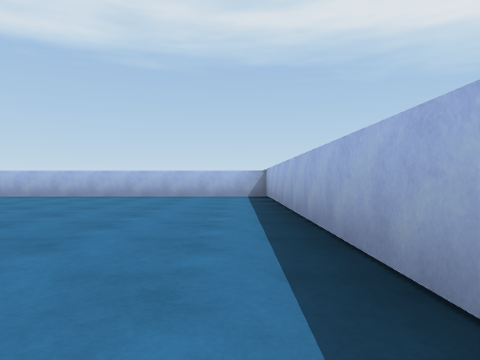
[1] (above)

21 first-person views from a walk through a 3-D level made in the Unity game engine. The camera is 0.62 m above the floor, looks level and sees 70° across. The floor is counted in squares, 2 m on a side. Each view is taken from the middle of a square. On the plan, view 1 faces up. The plan holds only what a view shows up to about 9 squares ahead; the rest is blank. The place goes on beyond the plan. Some animated figures are left out.

[2]
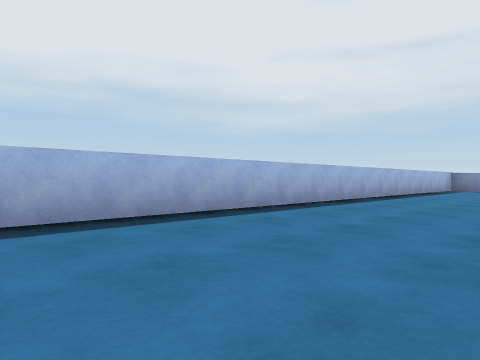

[3]
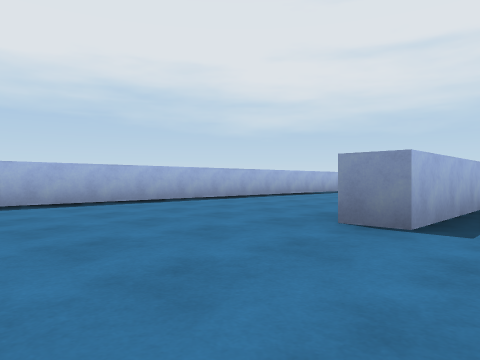

[4]
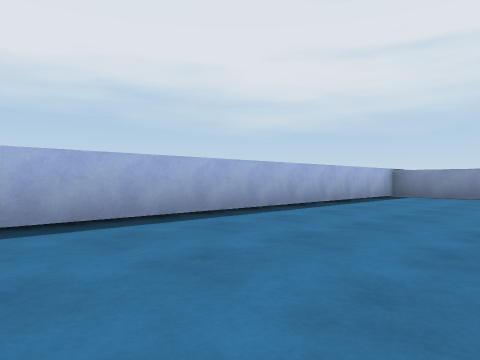

[5]
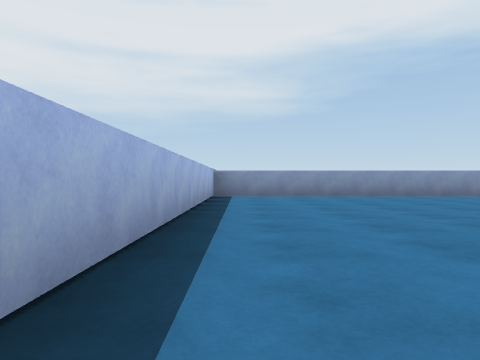

[6]
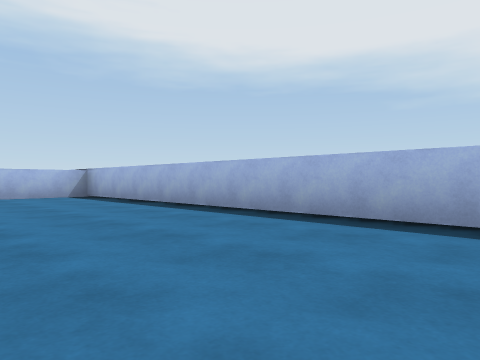

[7]
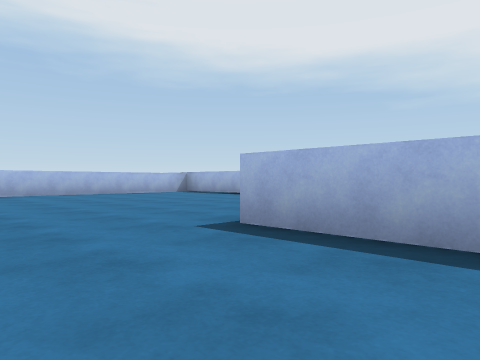

[8]
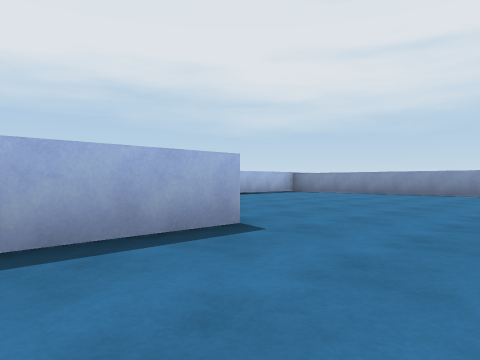

[9]
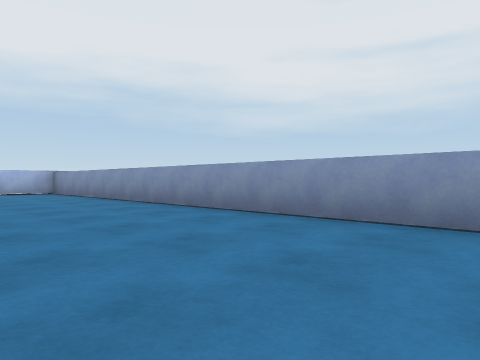

[10]
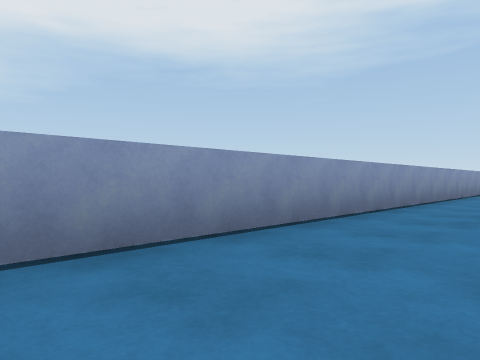

[11]
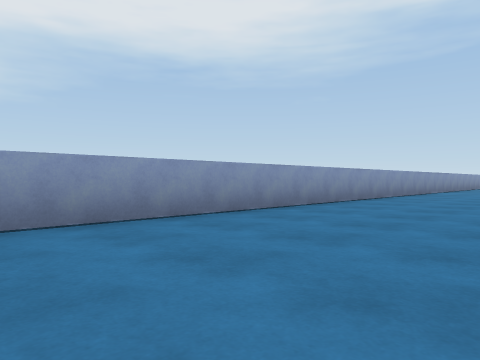

[12]
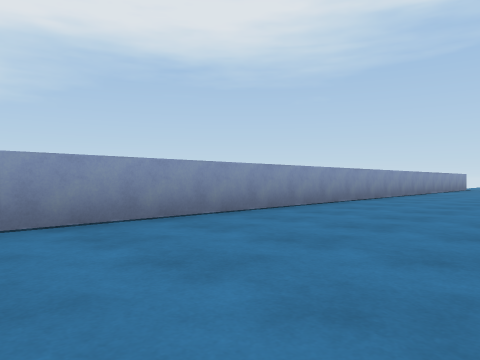

[13]
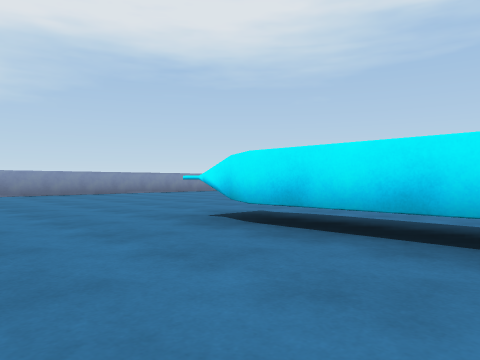

[14]
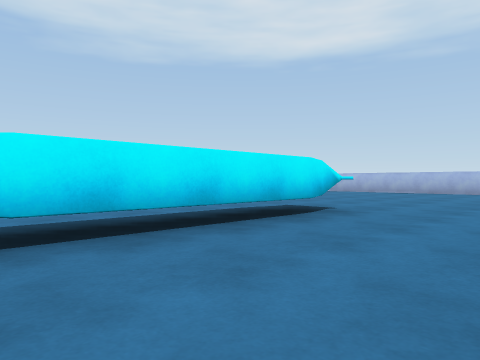

[15]
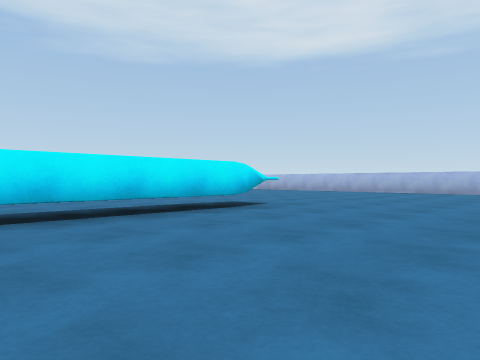

[16]
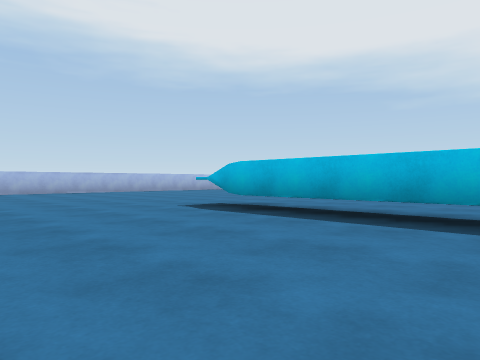

[17]
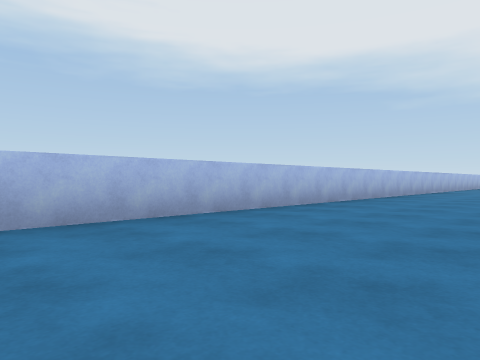

[18]
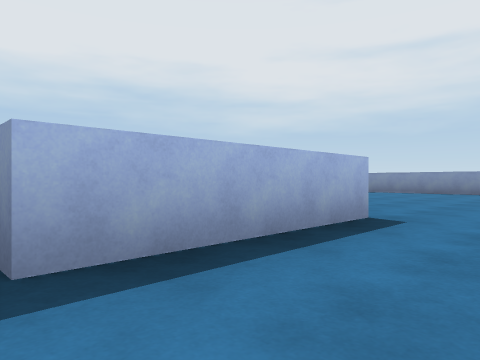

[19]
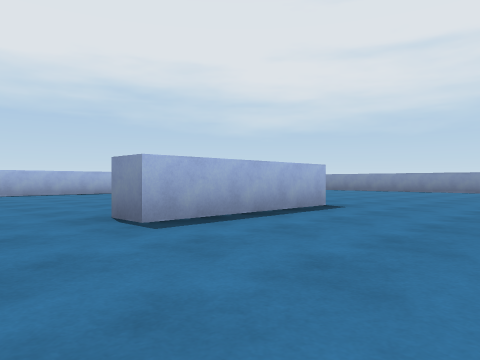

[20]
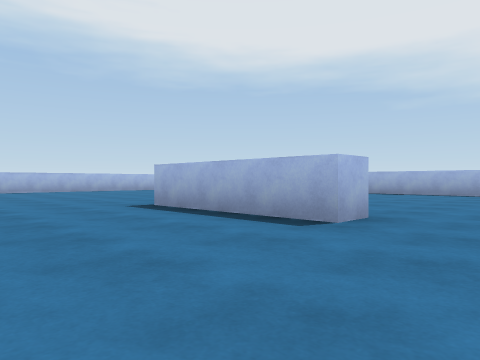

[21]
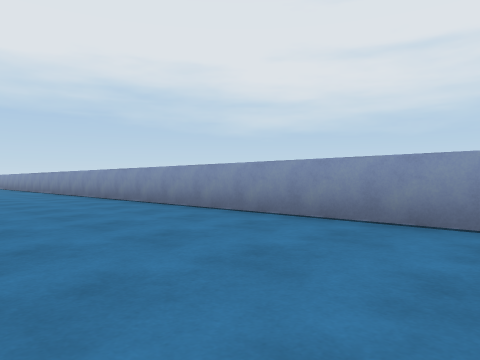

### Floor plan
Key: @ floor where view 1 was taken; # wall or solid block; . floor; T thing the floor can be seen under or through.
Columns run from 25 left of view 1 to 1 right of it. Each row starts with its distance up from view 1.
  7 ############        #######
  6 ............         .....#
  5 ........  ...        .....#
  4 .......  ....        .....#
  3   .....  ....        .....#
  2   ..... ....        ......#
  1  ...T...........    ......#
  0  ...T......#....#   ..#..@#
 -1  ...T......#....#   ..#...#
 -2  ...T...........    ......#
 -3    .... ....        ......#
 -4   ....   ....        .....#
 -5 ..............   .........#
 -6 ..............   .........#
 -7 ..........................#
 -8 ###########################

Where each view was taken, in squares from view 1:
view 1: 0 up, 0 right, facing up
view 2: 3 up, 2 left, facing down-right
view 3: 3 up, 4 left, facing down-right
view 4: 1 down, 2 left, facing down-right
view 5: 1 down, 0 right, facing down
view 6: 0 up, 2 left, facing up-right
view 7: 1 down, 5 left, facing up-right
view 8: 0 up, 5 left, facing down-right
view 9: 5 down, 8 left, facing down-right
view 10: 6 down, 6 left, facing down-left
view 11: 5 down, 12 left, facing down-left
view 12: 5 down, 17 left, facing down-left
view 13: 0 up, 19 left, facing down-left
view 14: 2 down, 19 left, facing up-left
view 15: 2 down, 18 left, facing up-left
view 16: 2 down, 24 left, facing up-right
view 17: 4 up, 25 left, facing up-right
view 18: 1 up, 16 left, facing down-right
view 19: 2 up, 17 left, facing down-right
view 20: 3 down, 17 left, facing up-right
view 21: 5 down, 25 left, facing down-right
